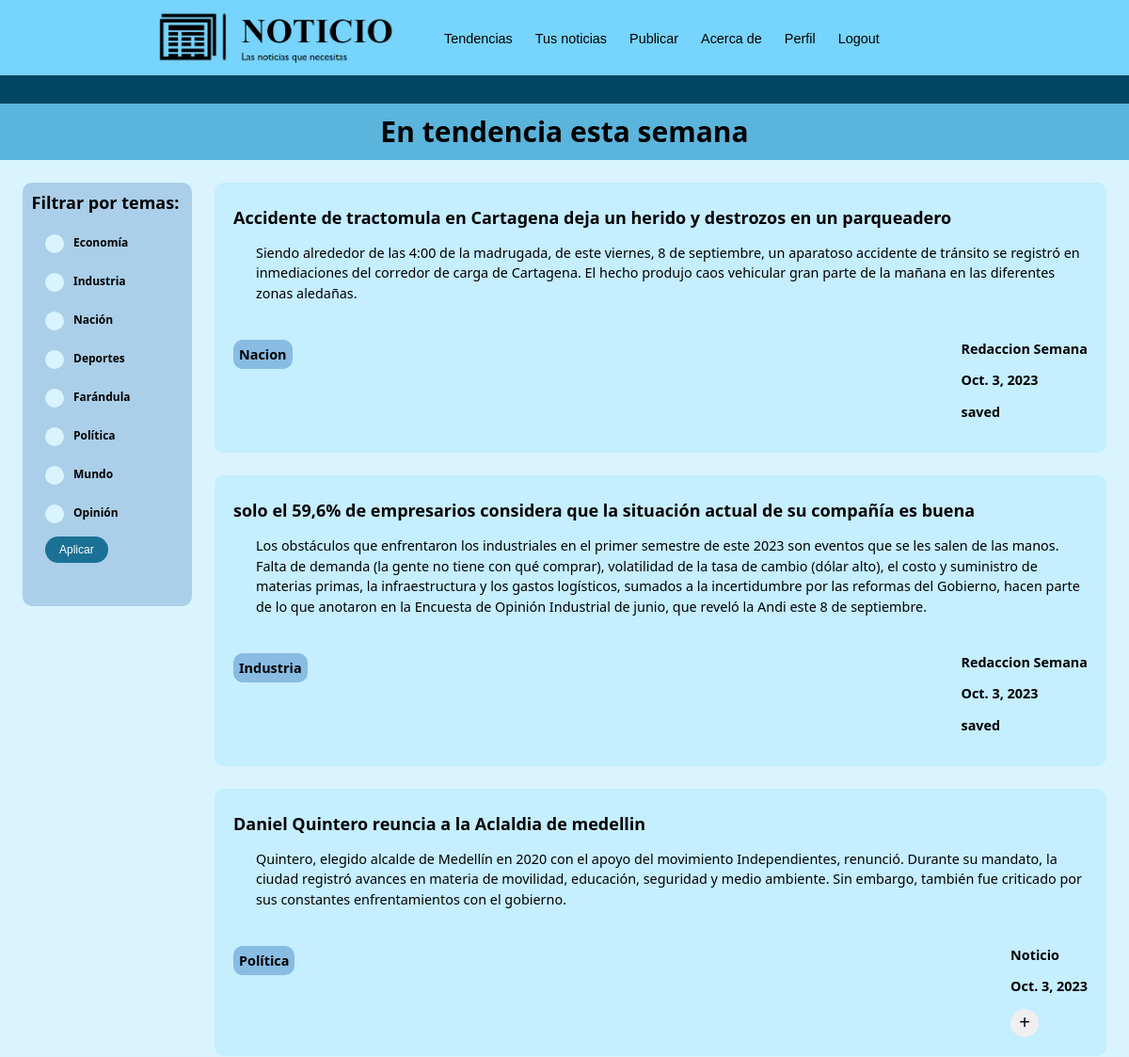
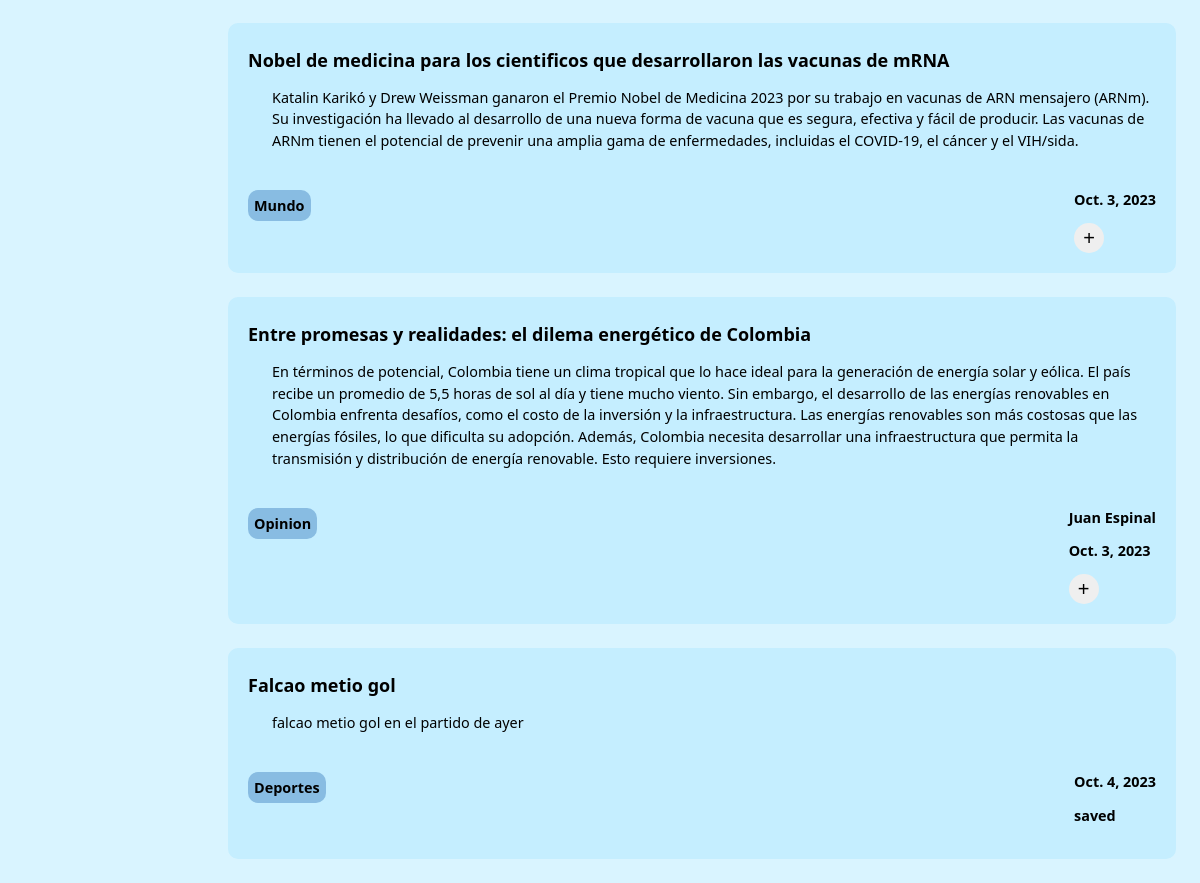
The page /tusnoticias (signed in) on the database its author committed (2 pictures, top to bottom).
### main/models.py (models this page shows, shortened)
class Noticia(models.Model):
    TAGS = (
        ('Nacion','Nacion'),
        ("Industria","Industria"),
        ("Economia","Economia"),
        ("Deportes","Deportes"),
        ("Farandula","Farandula"),
        ("Política","Política"),
        ("Mundo","Mundo"),
        ("Opinion","Opinion"),
    )
    autor = models.CharField(max_length=30)
    tags = models.CharField(max_length=50, choices = TAGS)
    titulo = models.TextField(max_length=200)
    resumen = models.TextField(max_length=600)
    fecha = models.DateField(auto_now=True)
    user = models.ForeignKey('CustomUser', on_delete=models.CASCADE,null=True,blank=True)
    url = models.CharField(max_length=200, null=True, blank = True)
    contenido = models.TextField(max_length=4000,null=True)
    class Meta:
        ordering = ["fecha"]

### main/views.py (the view, shortened to what this page needs)
# urls.py: path('tusnoticias', views.tusnoticias)
def tusnoticias(request):
    tags = ['Nacion','Industria', 'Economia', 'Deportes', 'Farandula','Política','Mundo','Opinion']
    applied_tags = []
    for tag in tags:
        if request.GET.get(tag):
            applied_tags.append(tag)
    noticias = Noticia.objects.all().order_by('fecha').reverse()
    if applied_tags == []:
        applied_tags = tags
    preferences = set(request.user.preferences)
    noticias = noticias.annotate(
        custom_order= Case(
            When(tags__in=preferences, then=Value(1)),
            default=Value(0),
            output_field=IntegerField()
        )
    ).order_by('custom_order')
    if request.method == 'GET':
        return render(request, "main/tendencias.html", {"noticias":noticias, "applied_tags":applied_tags})

### main/templates/main/tendencias.html (shortened to what this page needs)
{% extends 'main/layouts/nav1.html' %}
{% block content %}
<div id="subtitulo" class="contenedor-subtitulo">
    <p class="subtitle">En tendencia esta semana</p>
</div>
<div class="fondo">
    <div style="display: flex; flex-direction: column">
        <div id="filtros" class="filtros">
            <p class="subtitle2">Filtrar por temas:</p>
            <form class="form-filtros" method="get">
                <input type="checkbox" name = "Economia" class="form-checkbox" id="eco">
                <label for="eco" class="form-option">Economía</label><br><br>
                <input type="checkbox" name = "Industria" class="form-checkbox" id="ind">
                <label for="ind" class="form-option">Industria</label><br><br>
                <input type="checkbox" name = "Nacion" class="form-checkbox" id="nac">
                <label for="nac" class="form-option">Nación</label><br><br>
                <input type="checkbox" name = "Deportes" class="form-checkbox" id="dep">
                <label for="dep" class="form-option">Deportes</label><br><br>
                <input type="checkbox" name = "Farandula" class="form-checkbox" id="far">
                <label for="far" class="form-option">Farándula</label><br><br>
                <input type="checkbox" name = "Politica" class="form-checkbox" id="pol">
                <label for="pol" class="form-option">Política</label><br><br>
                <input type="checkbox" name = "Mundo" class="form-checkbox" id="mun">
                <label for="mun" class="form-option">Mundo</label><br><br>
                <input type="checkbox" name = "Opinion" class="form-checkbox" id="op">
                <label for="op" class="form-option">Opinión</label><br>
                <input type="submit" class="submit-btn" value="Aplicar">
            </form>
        </div>
    </div>
    <div class="contenedor-noticias">
        {% for noticia in noticias %}
        {% if noticia.tags in applied_tags %}
        <div class="noticia">
            {% if noticia.url == null %}
            <a class="titulo-noticia" href = '/noticia/{{noticia.id}}' target = "_blank"><h2>{{noticia.titulo}}</h2></a>
            {% else %}
            <a class="titulo-noticia" href = {{noticia.url}} target = "_blank"><h2>{{noticia.titulo}}</h2></a>
            {% endif %}
            <article class="bloque-texto">{{noticia.resumen}}</article>
            <div class="info-noticia">
                <p class="tag-noticia">{{noticia.tags}}</p>
                <div>
                    <p>{{noticia.autor}}</p>
                    <p>{{noticia.fecha}}</p>
                    {% if user.is_authenticated %}
                        {%if not noticia in user.saved_news.all %}
                        <form class="guardar" method="post">
                            <input type="submit" value="+" class="save-btn">
                        </form>
                        {% else %}
                        <p>saved</p>
                        {% endif %}
                    {% endif %}
                </div>
            </div>
        </div>
        {% endif %}
        {% endfor %}
    </div>
</div>
{% endblock %}

### main/static/clases.css (style rules this page uses)
html { scroll-behavior: smooth; }
body { margin: 0px; font-family: system-ui, -apple-system, BlinkMacSystemFont, 'Segoe UI', Roboto, Oxygen, Ubuntu, Cantarell, 'Open Sans', 'Helvetica Neue', sans-serif; min-height: 100vh; background-color: #D9F4FF; }
a { text-decoration: none; color: #1B7095; }
.bloque-texto { padding-left: 2vw; line-height: 1.5; margin-bottom: 2vw; border-radius: 10px; font-size: max(13px, 1.2vw) }
.contenedor-subtitulo { display: flex; justify-content: center; align-items: center; background-color: #5BB4DB; width: 100%; height: 5vw; min-height: 40px; }
.contenedor-noticias { margin-top: 2vw; width: 100%; }
.titulo-noticia { text-decoration: none; color: black; font-size: max(10px, 1vw); }
.subtitle { font-size: max(20px, 2.5vw); font-weight: 700; margin: 0px; }
.subtitle2 { padding: 0.8vw; font-size: 1.5vw; font-weight: 700; margin: 0px; }
.form-filtros { padding-left: 2vw; padding-top: 1vw; font-size: 1vw; font-weight: 600; width: inherit; height: 25vw; }
.form-checkbox { appearance: none; -webkit-appearance: none; -moz-appearance: none; width: 20px; height: 20px; background-color: #D9F4FF; border-radius: 50%; outline: none; margin: 0px; font-size: auto; }
.form-option { position: absolute; padding-left: 10px; }
.fondo { display: flex; background-color: #D9F4FF; height: 100%; }
.filtros { position: sticky; background-color: #ABCFE9; margin: 2vw; top: 20px; width: 15vw; height: 30vw; min-height: 450px; border-radius: 10px; }
.noticia { background-color: #C5EEFF; border-radius: 10px; margin-bottom: 2vw; margin-right: 2vw; padding: 20px; padding-top: 10px; }
.info-noticia { display: flex; justify-content: space-between; font-weight: 600; font-size: max(13px, 1.2vw); }
.tag-noticia { background-color: #88BCE2; border-radius: 10px; align-self: baseline; padding: max(6px, 0.5vw); }
.submit-btn { background-color: #1B7095; border-radius: 15px; color: white; border: #D9F4FF; margin-top: 10px; font-size: inherit; padding: 7px; padding-left: 15px; padding-right: 15px; }
.save-btn { width: 30px; height: 30px; font-size: 20px; border: none; border-radius: 50% }

### rows shown on the page
Noticia: titulo "Accidente de tractomula en Cartagena deja un herido y destrozos en un parqueadero", resumen "Siendo alrededor de las 4:00 de la madrugada, de este viernes, 8 de septiembre, un aparatoso accidente de tránsito se registró en inmediaciones del corredor de carga de Cartagena. El hecho produjo caos vehicular gran parte de la mañana en las diferentes zonas aledañas.", tags "Nacion", autor "Redaccion Semana", fecha "Oct. 3, 2023", shows "saved"
Noticia: titulo "solo el 59,6% de empresarios considera que la situación actual de su compañía es buena", resumen "Los obstáculos que enfrentaron los industriales en el primer semestre de este 2023 son eventos que se les salen de las manos. Falta de demanda (la gente no tiene con qué comprar), volatilidad de la tasa de cambio (dólar alto), el costo y suministro de materias primas, la infraestructura y los gastos logísticos, sumados a la incertidumbre por las reformas del Gobierno, hacen parte de lo que anotaron en la Encuesta de Opinión Industrial de junio, que reveló la Andi este 8 de septiembre.", tags "Industria", autor "Redaccion Semana", fecha "Oct. 3, 2023", shows "saved"
Noticia: titulo "Daniel Quintero reuncia a la Aclaldia de medellin", resumen "Quintero, elegido alcalde de Medellín en 2020 con el apoyo del movimiento Independientes, renunció. Durante su mandato, la ciudad registró avances en materia de movilidad, educación, seguridad y medio ambiente. Sin embargo, también fue criticado por sus constantes enfrentamientos con el gobierno.", tags "Política", autor "Noticio", fecha "Oct. 3, 2023"
Noticia: titulo "Nobel de medicina para los cientificos que desarrollaron las vacunas de mRNA", resumen "Katalin Karikó y Drew Weissman ganaron el Premio Nobel de Medicina 2023 por su trabajo en vacunas de ARN mensajero (ARNm). Su investigación ha llevado al desarrollo de una nueva forma de vacuna que es segura, efectiva y fácil de producir. Las vacunas de ARNm tienen el potencial de prevenir una amplia gama de enfermedades, incluidas el COVID-19, el cáncer y el VIH/sida.", tags "Mundo", fecha "Oct. 3, 2023"
Noticia: titulo "Entre promesas y realidades: el dilema energético de Colombia", resumen "En términos de potencial, Colombia tiene un clima tropical que lo hace ideal para la generación de energía solar y eólica. El país recibe un promedio de 5,5 horas de sol al día y tiene mucho viento. Sin embargo, el desarrollo de las energías renovables en Colombia enfrenta desafíos, como el costo de la inversión y la infraestructura. Las energías renovables son más costosas que las energías fósiles, lo que dificulta su adopción. Además, Colombia necesita desarrollar una infraestructura que permita la transmisión y distribución de energía renovable. Esto requiere inversiones.", tags "Opinion", autor "Juan Espinal", fecha "Oct. 3, 2023"
Noticia: titulo "Falcao metio gol", resumen "falcao metio gol en el partido de ayer", tags "Deportes", fecha "Oct. 4, 2023", shows "saved"
